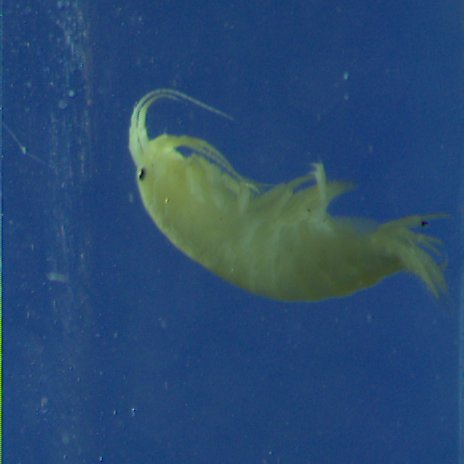
#> input picture Week5LabActivity/Assets/Insects/1_Gammar 2021_1_2021_06_03-13-19-23-879.PNG, 464 x 464 px, found by its file name
$ python 'Task 2_7.py'
#> lines starting #> are read from the running program, lines starting #| are printed output that depends on the picture
#your answer
#task2_7.py
import cv2
import numpy as np
image = cv2.imread('Assets/Insects/1_Gammar 2021_1_2021_06_03-13-19-23-879.png')
#> image is the input picture: shape (464, 464, 3); mean B, G, R 113.3, 74.5, 40.7
inverted = 255 - image
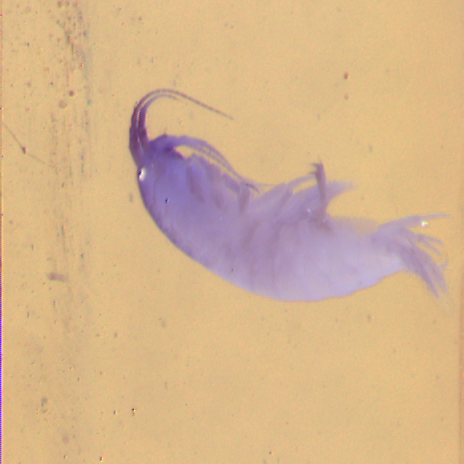
#> inverted: shape (464, 464, 3); mean B, G, R 141.7, 180.5, 214.3
combined = np.hstack((image, inverted))
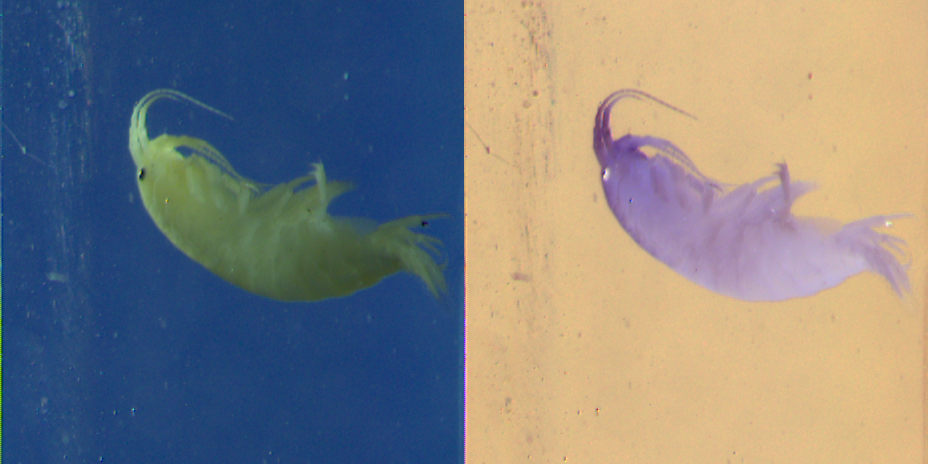
#> combined: shape (464, 928, 3); mean B, G, R 127.5, 127.5, 127.5
cv2.imshow('Original and Inverted', combined)
cv2.waitKey(0)

$ run again, with Week5LabActivity/Assets/Insects/1_Limniu 2021_1_2021_06_02-13-08-37-958.PNG copied over Week5LabActivity/Assets/Insects/1_Gammar 2021_1_2021_06_03-13-19-23-879.PNG
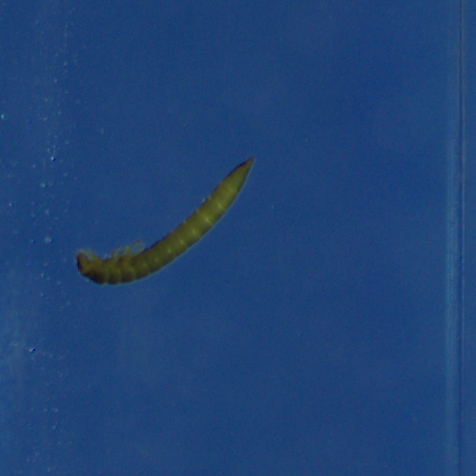
#> input picture Week5LabActivity/Assets/Insects/1_Limniu 2021_1_2021_06_02-13-08-37-958.PNG, 476 x 476 px, found by its file name
#> image is the input picture: shape (476, 476, 3); mean B, G, R 116.8, 67, 31.9
#> `inverted = 255 - image`:
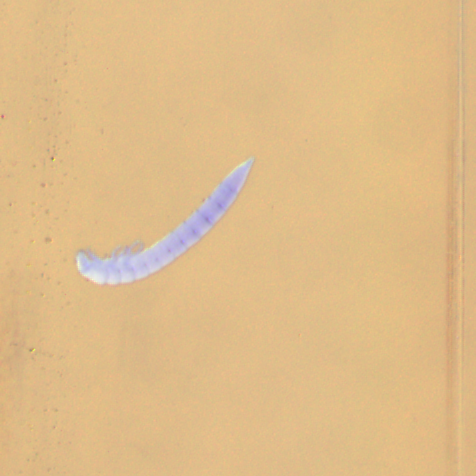
#> inverted: shape (476, 476, 3); mean B, G, R 138.2, 188, 223.1
#> `combined = np.hstack((image, inverted))`:
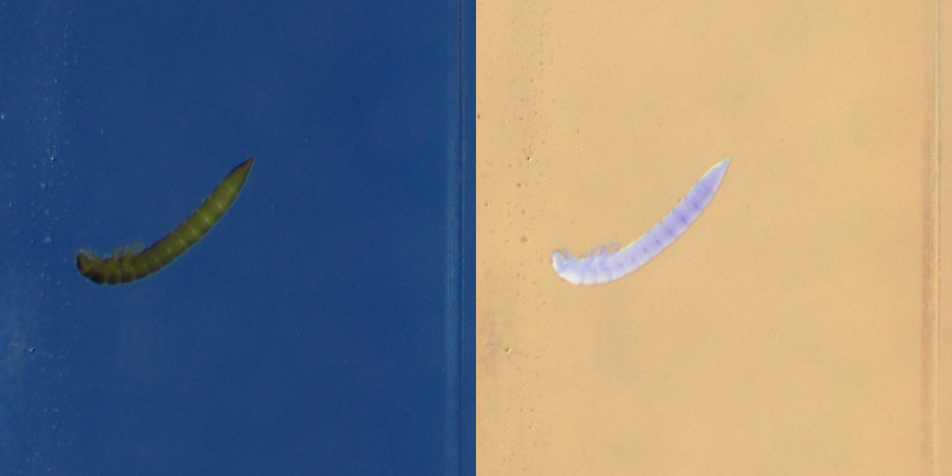
#> combined: shape (476, 952, 3); mean B, G, R 127.5, 127.5, 127.5
